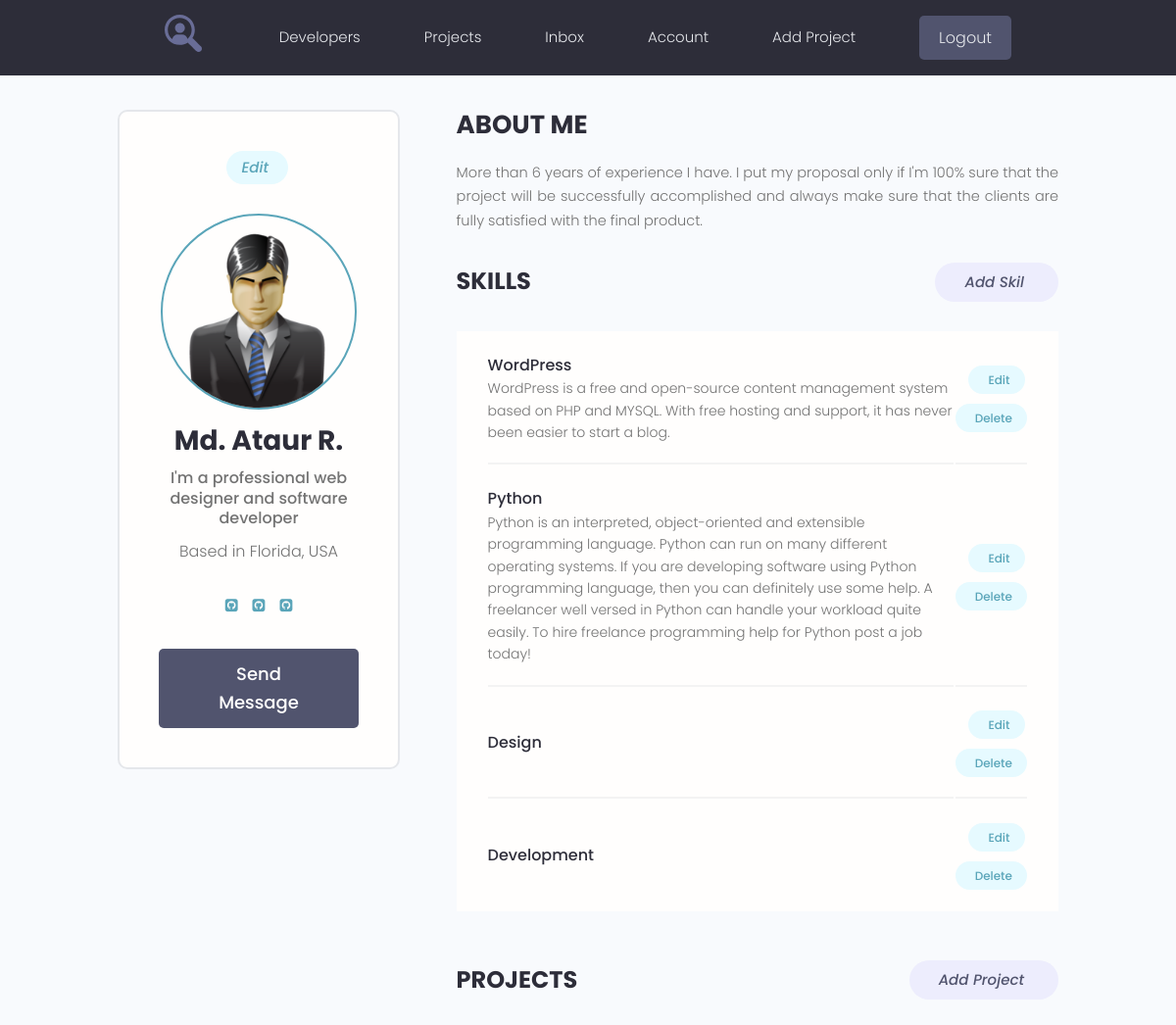
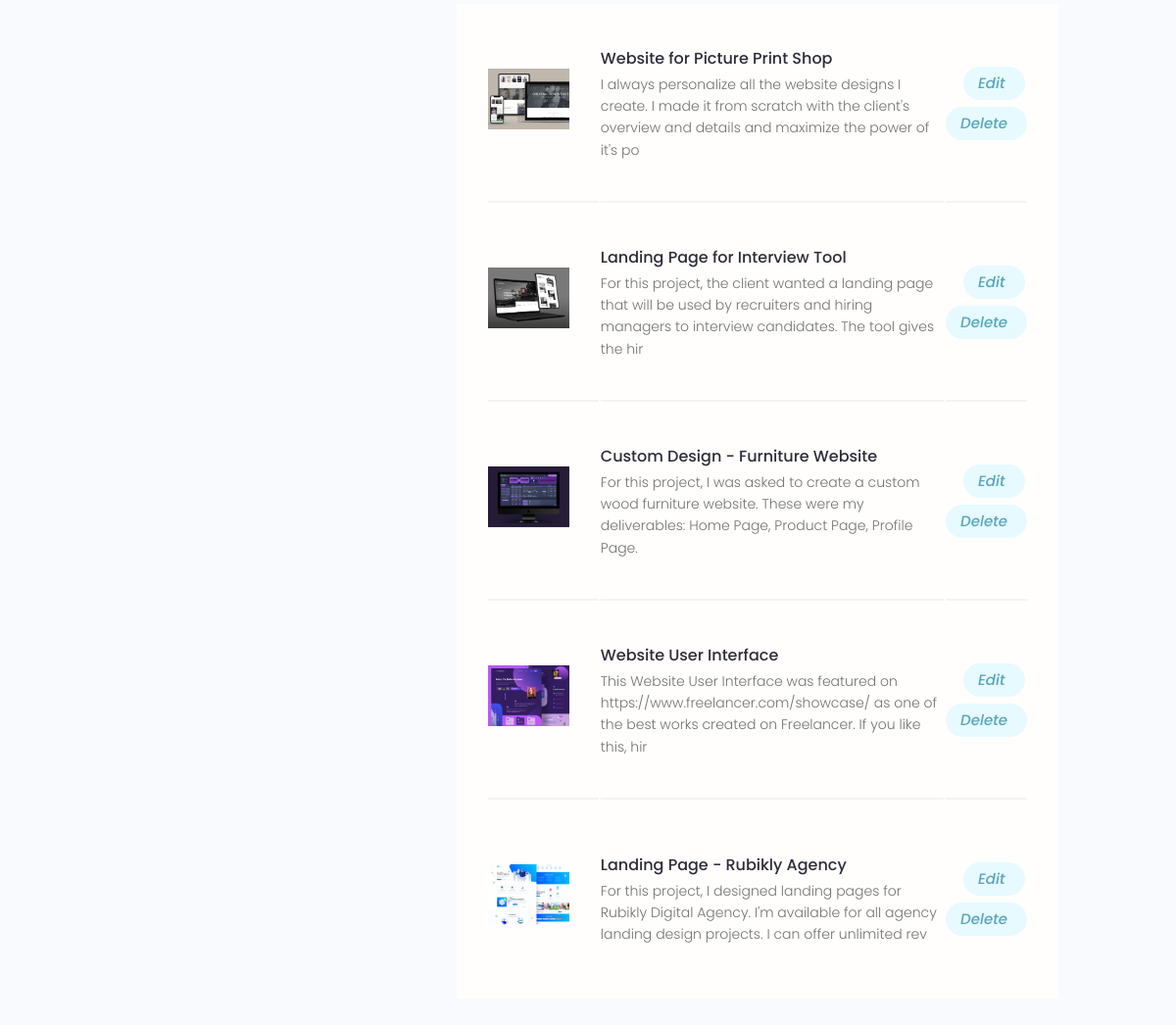
/account/ (signed in), run on the app's committed database (2 pictures, top to bottom).
### users/models.py (models this page shows, shortened)
class Profile(models.Model):
    user = models.OneToOneField(User, on_delete=models.CASCADE, blank=True, null=True)
    name = models.CharField(max_length=200, blank=True, null=True)
    email = models.EmailField(max_length=500, blank=True, null=True)
    username = models.CharField(max_length=200, blank=True, null=True)
    short_info = models.CharField(max_length=200, blank=True, null=True)
    bio = models.TextField(blank=True, null=True)
    image = models.ImageField(upload_to='profiles/', blank=True, null=True, default='profiles/user-default.png')
    social_github = models.CharField(max_length=200, blank=True, null=True)
    social_youtube = models.CharField(max_length=200, blank=True, null=True)
    social_website = models.CharField(max_length=200, blank=True, null=True)
    created = models.DateTimeField(auto_now_add=True)

class Skill(models.Model):
    owner = models.ForeignKey(Profile, on_delete=models.CASCADE, blank=True, null=True)
    name = models.CharField(max_length=200, blank=True, null=True)
    description = models.TextField(blank=True, null=True)
    created = models.DateTimeField(auto_now_add=True)
    def __str__(self):
        return self.name

### projects/models.py (models this page shows, shortened)
class Project(models.Model):
    owner = models.ForeignKey(Profile, on_delete=models.SET_NULL, null=True, blank=True)
    title = models.CharField(max_length=200)
    description = models.TextField(null=True, blank=True)
    image = models.ImageField(null=True, blank=True, upload_to='projects/%Y/%m/%d',
                              default='default.jpg')
    demo_link = models.CharField(max_length=2000, null=True, blank=True)
    source_link = models.CharField(max_length=2000, null=True, blank=True)
    tags = models.ManyToManyField('Tag', blank=True)
    vote_total = models.IntegerField(default=0, null=True, blank=True)
    vote_ratio = models.IntegerField(default=0, null=True, blank=True)
    created = models.DateTimeField(auto_now_add=True)
    class Meta:
        ordering = ['-vote_ratio', '-vote_total']

### users/views.py (the view)
# urls.py: path('account/', views.user_account, name='account'),
@login_required(login_url='login')
def user_account(request):
    prof = request.user.profile
    skills = prof.skill_set.all()
    projects = prof.project_set.all()
    context = {
        'profile': prof,
        'skills': skills,
        'projects': projects,
    }
    return render(request, 'users/account.html', context)

### users/templates/users/account.html (shortened to what this page needs)
{% extends 'projects/base.html' %}
{% block content %}
    <main class="settingsPage profile my-md">
        <div class="container">
            <div class="layout">
                <div class="column column--1of3">
                    <div class="card text-center">
                        <div class="card__body dev">
                            <a class="tag tag--pill tag--main settings__btn" href="{% url 'edit-account' %}">
                                <i class="im im-edit">Edit</i>
                            </a>
                            <img class="avatar avatar--xl dev__avatar" src="{{ profile.image.url }}"/>
                            <h2 class="dev__name">{{ profile.name }}</h2>
                            <p class="dev__title">{{ profile.short_info }}</p>
                            <p class="dev__location">Based in Florida, USA</p>
                            <ul class="dev__social">
                                {% if profile.social_github %}
                                    <li>
                                        <a title="Github" href="{{ profile.social_github }}" target="_blank"><i
                                                class="fa fa-github-square"></i></a>
                                    </li>
                                {% endif %}
                                {% if profile.social_youtube %}
                                    <li>
                                        <a title="Github" href="{{ profile.social_youtube }}" target="_blank"><i
                                                class="fa fa-github-square"></i></a>
                                    </li>
                                {% endif %}
                                {% if profile.social_website %}
                                    <li>
                                        <a title="Github" href="{{ profile.social_website }}" target="_blank"><i
                                                class="fa fa-github-square"></i></a>
                                    </li>
                                {% endif %}
                            </ul>
                            <a href="#" class="btn btn--sub btn--lg">Send Message </a>
                        </div>
                    </div>
                </div>
                <div class="column column--2of3">
                    <div class="devInfo">
                        <h3 class="devInfo__title">About Me</h3>
                        <p class="devInfo__about">
                            {{ profile.bio }}
                    </div>
                    <div class="settings">
                        <h3 class="settings__title">Skills</h3>
                        <a class="tag tag--pill tag--sub settings__btn tag--lg" href="{% url 'create-skill' %}">
                            <i class="im im-plus">Add Skil</i></a>
                    </div>
                    <table class="settings__table">
                        {% for skill in skills %}
                            <tr>
                                <td class="settings__tableInfo">
                                    <h4>{{ skill }}</h4>
                                    <p>
                                        {{ skill.description }}
                                    </p>
                                </td>
                                <td class="settings__tableActions">
                                    <a class="tag tag--pill tag--main settings__btn" href="{% url 'update-skill' skill.id %}">
                                        Edit</a>
                                    <a class="tag tag--pill tag--main settings__btn" href="{% url 'delete-skill' skill.id %}">
                                        Delete</a>
                                </td>
                            </tr>
                        {% endfor %}
                    </table>
                    <div class="settings">
                        <h3 class="settings__title">Projects</h3>
                        <a class="tag tag--pill tag--sub settings__btn tag--lg" href="{% url 'create-project' %}">
                            <i class="im im-plus">Add Project</i>
                        </a>
                    </div>
                    <table class="settings__table">
                        {% for project in projects %}
                            <tr>
                                <td class="settings__thumbnail">
                                    <a href="{% url 'project' project.id %}"><img src="{{ project.image.url }}"
                                                                                  alt="Project Thumbnail"/></a>
                                </td>
                                <td class="settings__tableInfo">
                                    <a href="{% url 'project' project.id %}">{{ project.title }}</a>
                                    <p>
                                        {{ project.description |slice:"150" }}
                                    </p>
                                </td>
                                <td class="settings__tableActions">
                                    <a class="tag tag--pill tag--main settings__btn"
                                       href="{% url 'update-project' project.id %}">
                                        <i class="im im-edit">Edit</i>
                                    </a>
                                    <a class="tag tag--pill tag--main settings__btn"
                                       href="{% url 'delete-project' project.id %}">
                                        <i class="im im-x-mark-circle-o">Delete</i>
                                    </a>
                                </td>
                            </tr>
                        {% endfor %}
                    </table>
                </div>
            </div>
        </div>
    </main>
{% endblock %}

### projects/static/styles/app.css (style rules this page uses)
:root { --color-sub: #2d2d39; }
.btn--sub { background-color: var(--color-sub-light); }
.card { border: 2px solid var(--color-light); }
img { width: 100%; }
.tag > i.im { font-size: 1.5rem; margin-right: 0.5rem; }
.profile .card > .dev { padding: 4rem; }
.dev__avatar { display: block; margin: auto; }
.dev__name { color: var(--color-sub); font-size: 2.8rem; font-weight: 700; margin-top: 1rem; margin-bottom: 0.5rem; }
.dev__title { font-size: 1.6rem; font-weight: 500; line-height: 1.3; }
.dev__location { margin-top: 1rem; }
.dev__social { margin: 3rem 0; list-style: none; display: flex; justify-content: center; gap: 1.5rem; }
.devInfo { margin-bottom: 3rem; }
.devInfo__title, .devInfo__subtitle { font-size: 2.6rem; color: var(--color-sub); text-transform: uppercase; font-weight: 700; margin-bottom: 1.5rem; }
.devInfo__about, .devSkill__info { font-size: 1.45rem; line-height: 1.7; text-align: justify; }
.settingsPage .dev > .settings__btn { display: inline-block; margin-bottom: 3rem; }
.settings { display: flex; justify-content: space-between; align-items: center; }
.settings__title { font-size: 2.4rem; text-transform: uppercase; font-weight: 700; color: var(--color-sub); }
.settings__table { margin-top: 3rem; margin-bottom: 5rem; padding: 0 3rem; background: var(--color-white); }
.settings__table tr { width: 100%; }
.settings__table tr > td { padding: 2rem 0; }
.settings__table tr:not(:last-child) td { border-bottom: 2px solid var(--color-white-light); }
.settings__thumbnail { width: 23%; min-width: 10rem; }
.settings__thumbnail img { padding-right: 3rem; height: 15rem; object-fit: contain; }
.settings__tableInfo { width: 100%; }
.settings__tableInfo h4, .settings__tableInfo a { padding-right: 1rem; width: auto; font-size: 1.6rem; font-weight: 500; color: var(--color-sub); }
.settings__tableInfo p { font-size: 1.4rem; }
.settings__tableActions { text-align: right; }

### projects/static/uikit/styles/modules/_variables.css (style rules this page uses)
:root { --color-main: #5aa5b9; --color-main-light: #e6faff; --color-sub: #3f4156; --color-sub-light: #51546e; --color-sub-lighter: #ededfd; --color-text: #737373; --color-gray: #8b8b8b; --color-light: #e5e7eb; --color-light-gray: #767676; --color-bg: #f8fafd; --color-white: #fffefd; --color-white-light: #f3f3f3; --color-success: #359e64; --color-success-bg: #def8e8; --color-error: #fc4b0b; --color-error-bg: #fff2ee; --font-base: 'Poppins', arial, helvetica, 'Segoe UI', roboto, ubuntu, sans-serif; --font-monospace: 'Fira Code', 'Courier New', courier, monospace; --font-regular: 300; --font-medium: 500; --font-bold: 700; --generic-shadow: 1px 1px 5px #00000010; --generic-transition: all 0.3s ease-in-out; }

### projects/static/uikit/styles/modules/_base.css (style rules this page uses)
* { margin: 0; padding: 0; box-sizing: border-box; text-rendering: optimizeLegibility; color: inherit; font-size: inherit; }
html { font-size: 50%; }
@media only screen and (min-width: 480px) { html { font-size: 56.25%; } }
@media only screen and (min-width: 1200px) { html { font-size: 62.5%; } }
body { line-height: 1.6; font-weight: 400; font-size: 1.5rem; color: var(--color-text); background-color: var(--color-bg); min-height: 100vh; }

### projects/static/uikit/styles/modules/_typography.css (style rules this page uses)
* { font-family: var(--font-base); }
h2 { font-size: 3.6rem; font-weight: var(--font-bold); }
h3 { font-size: 3.2rem; font-weight: var(--font-medium); }
h4 { font-size: 2.8rem; font-weight: var(--font-medium); }
p, span, strong { font-size: 1.6rem; color: var(--color-text); font-weight: var(--font-regular); }
a { padding-bottom: 2px; text-decoration: none; display: inline-block; color: var(--color-main); font-weight: var(--font-medium); }

### projects/static/uikit/styles/modules/_utilities.css (style rules this page uses)
.container { width: 92%; max-width: 165rem; margin: 0 auto; box-sizing: border-box; }
@media screen and (min-width: 1000px) { .container { width: 90%; } }
@media screen and (min-width: 1200px) { .container { width: 80%; } }
.text-center { text-align: center; }
.my-md { margin: 3rem auto; }

### projects/static/uikit/styles/modules/_avatar.css (style rules this page uses)
.avatar { border-radius: 50%; border: 2px solid var(--color-main); object-fit: cover; }
.avatar--xl { height: 20rem; width: 20rem; }

### projects/static/uikit/styles/modules/_card.css (style rules this page uses)
.card { border-radius: 1rem; background-color: var(--color-white); border: 1.5px solid var(--color-light); width: auto; height: auto; margin-top: 0.5rem; margin-bottom: 0.5rem; overflow: hidden; }
.card__body, .card__header { padding: 2rem 2.5rem; }

### projects/static/uikit/styles/modules/_layout.css (style rules this page uses)
.layout { display: flex; flex-flow: row wrap; justify-content: space-between; }
.layout > .column { margin-bottom: 3rem; }
.layout > .column.column--1of3 { flex-basis: 30%; }
.layout > .column.column--2of3 { flex-basis: 64%; }

### data on the page
Profile: image (placeholder picture), name "Md. Ataur R.", short_info "I'm a professional web designer and software developer", bio "More than 6 years of experience I have. I put my proposal only if I'm 100% sure that the project will be successfully accomplished and always make sure that the clients are fully satisfied with the final product."
Skill: name "WordPress", description "WordPress is a free and open-source content management system based on PHP and MYSQL. With free hosting and support, it has never been easier to start a blog."
Skill: name "Python", description "Python is an interpreted, object-oriented and extensible programming language. Python can run on many different operating systems. If you are developing software using Python programming language, then you can definitely use some help. A freelancer well versed in Python can handle your workload quite easily. To hire freelance programming help for Python post a job today!"
Skill: name "Design"
Skill: name "Development"
Project: image (picture), title "Website for Picture Print Shop", description "I always personalize all the website designs I create. I made it from scratch with the client's overview and details and maximize the power of it's po"
Project: image (picture), title "Landing Page for Interview Tool", description "For this project, the client wanted a landing page that will be used by recruiters and hiring managers to interview candidates. The tool gives the hir"
Project: image (picture), title "Custom Design - Furniture Website", description "For this project, I was asked to create a custom wood furniture website. These were my deliverables: Home Page, Product Page, Profile Page."
Project: image (picture), title "Website User Interface", description "This Website User Interface was featured on https://www.freelancer.com/showcase/ as one of the best works created on Freelancer. If you like this, hir"
Project: image (picture), title "Landing Page - Rubikly Agency", description "For this project, I designed landing pages for Rubikly Digital Agency. I'm available for all agency landing design projects. I can offer unlimited rev"
